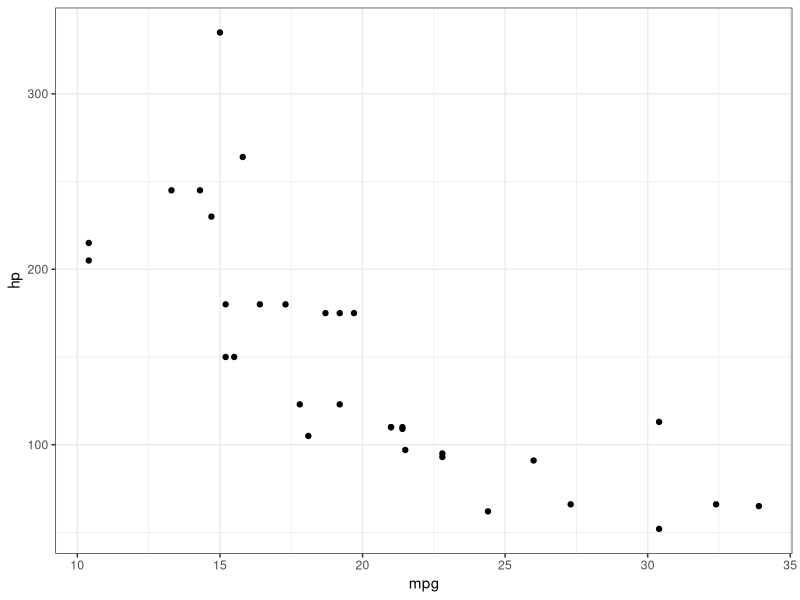

Recreate this plot in R.
## ---- chunk 1
#| code-fold: true
1 + 1
x <- 1:10
y <- rnorm(10)
mod <- lm(y~x)
summary(mod)

## ---- chunk 2
#| echo: false
2 * 2
## ---- chunk 3
library(tidyverse)
mtcars |> ggplot(aes(mpg, hp)) +
  geom_point() + theme_bw() 

# kable_styling
# kableExtra:::htmlTable_styling
# kableExtra:::as_kable_xml
# kableExtra:::read_kable_as_xml
# kableExtra:::remove_html_doc
# # 
# html_fragment()
# html_dependency_lightable
# html_dependency_codefolding_lua()
# html_dependency_tabset()
# html_dependency_tocify()

## ---- chunk 4
#| echo: false
#| message: false
library(kableExtra)
options(kableExtra_view_html = FALSE) # setting the option to false allows just the table to be printed, then handed off to astro to render
mtcars |> head() |> kbl("html") |> kable_styling(htmltable_class = "nord_table")
